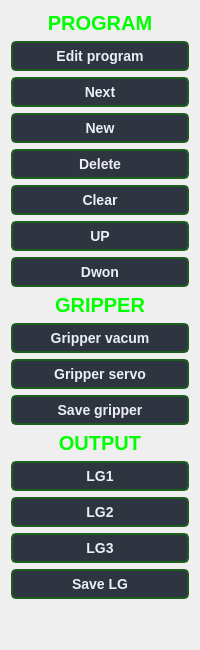
        <widget class="QFrame" name="frame_3">
         <property name="enabled">
          <bool>true</bool>
         </property>
         <property name="frameShape">
          <enum>QFrame::NoFrame</enum>
         </property>
         <property name="frameShadow">
          <enum>QFrame::Raised</enum>
         </property>
         <layout class="QVBoxLayout" name="verticalLayout_6">
          <item>
           <widget class="QLabel" name="label_8">
            <property name="font">
             <font>
              <pointsize>15</pointsize>
              <weight>75</weight>
              <italic>false</italic>
              <bold>true</bold>
              <underline>false</underline>
             </font>
            </property>
            <property name="styleSheet">
             <string notr="true">QLabel#label_8 {
    color: #00FF00; /* Mengubah warna teks menjadi putih */
}
</string>
            </property>
            <property name="text">
             <string>PROGRAM</string>
            </property>
            <property name="alignment">
             <set>Qt::AlignCenter</set>
            </property>
           </widget>
          </item>
          <item>
           <widget class="QPushButton" name="pushButton_edit">
            <property name="font">
             <font>
              <pointsize>-1</pointsize>
              <weight>75</weight>
              <bold>true</bold>
             </font>
            </property>
            <property name="styleSheet">
             <string notr="true">QPushButton {
    background-color: #2E3440; /* Warna latar belakang tombol */
    color: #ECEFF4; /* Warna teks */
    border: 2px solid #1B5E20; /* Warna border */
    border-radius: 5px; /* Sudut tombol yang melengkung */
    padding: 5px; /* Padding di dalam tombol */
    font-size: 14px; /* Ukuran font */
    font-weight: bold; /* Ketebalan font */
}

QPushButton:hover {
    background-color: #4C566A; /* Warna latar belakang saat hover */
    border: 2px solid #81A1C1; /* Warna border saat hover */
}

QPushButton:pressed {
    background-color: #81A1C1; /* Warna latar belakang saat ditekan */
    border: 2px solid #81A1C1; /* Warna border saat ditekan */
    color: #2E3440; /* Warna teks saat ditekan */
}

QPushButton:disabled {
    background-color: #3B4252; /* Warna latar belakang saat tombol dinonaktifkan */
    color: #7F8C9A; /* Warna teks saat tombol dinonaktifkan */
    border: 2px solid #3B4252; /* Warna border saat tombol dinonaktifkan */
}</string>
            </property>
            <property name="text">
             <string>Edit program</string>
            </property>
           </widget>
          </item>
          <item>
           <widget class="QPushButton" name="pushButton_next">
            <property name="font">
             <font>
              <pointsize>-1</pointsize>
              <weight>75</weight>
              <bold>true</bold>
             </font>
            </property>
            <property name="styleSheet">
             <string notr="true">QPushButton {
    background-color: #2E3440; /* Warna latar belakang tombol */
    color: #ECEFF4; /* Warna teks */
    border: 2px solid #1B5E20; /* Warna border */
    border-radius: 5px; /* Sudut tombol yang melengkung */
    padding: 5px; /* Padding di dalam tombol */
    font-size: 14px; /* Ukuran font */
    font-weight: bold; /* Ketebalan font */
}

QPushButton:hover {
    background-color: #4C566A; /* Warna latar belakang saat hover */
    border: 2px solid #81A1C1; /* Warna border saat hover */
}

QPushButton:pressed {
    background-color: #81A1C1; /* Warna latar belakang saat ditekan */
    border: 2px solid #81A1C1; /* Warna border saat ditekan */
    color: #2E3440; /* Warna teks saat ditekan */
}

QPushButton:disabled {
    background-color: #3B4252; /* Warna latar belakang saat tombol dinonaktifkan */
    color: #7F8C9A; /* Warna teks saat tombol dinonaktifkan */
    border: 2px solid #3B4252; /* Warna border saat tombol dinonaktifkan */
}</string>
            </property>
            <property name="text">
             <string>Next</string>
            </property>
           </widget>
          </item>
          <item>
           <widget class="QPushButton" name="pushButton_new">
            <property name="font">
             <font>
              <pointsize>-1</pointsize>
              <weight>75</weight>
              <bold>true</bold>
             </font>
            </property>
            <property name="styleSheet">
             <string notr="true">QPushButton {
    background-color: #2E3440; /* Warna latar belakang tombol */
    color: #ECEFF4; /* Warna teks */
    border: 2px solid #1B5E20; /* Warna border */
    border-radius: 5px; /* Sudut tombol yang melengkung */
    padding: 5px; /* Padding di dalam tombol */
    font-size: 14px; /* Ukuran font */
    font-weight: bold; /* Ketebalan font */
}

QPushButton:hover {
    background-color: #4C566A; /* Warna latar belakang saat hover */
    border: 2px solid #81A1C1; /* Warna border saat hover */
}

QPushButton:pressed {
    background-color: #81A1C1; /* Warna latar belakang saat ditekan */
    border: 2px solid #81A1C1; /* Warna border saat ditekan */
    color: #2E3440; /* Warna teks saat ditekan */
}

QPushButton:disabled {
    background-color: #3B4252; /* Warna latar belakang saat tombol dinonaktifkan */
    color: #7F8C9A; /* Warna teks saat tombol dinonaktifkan */
    border: 2px solid #3B4252; /* Warna border saat tombol dinonaktifkan */
}</string>
            </property>
            <property name="text">
             <string>New</string>
            </property>
           </widget>
          </item>
          <item>
           <widget class="QPushButton" name="pushButton_delete">
            <property name="font">
             <font>
              <pointsize>-1</pointsize>
              <weight>75</weight>
              <bold>true</bold>
             </font>
            </property>
            <property name="styleSheet">
             <string notr="true">QPushButton {
    background-color: #2E3440; /* Warna latar belakang tombol */
    color: #ECEFF4; /* Warna teks */
    border: 2px solid #1B5E20; /* Warna border */
    border-radius: 5px; /* Sudut tombol yang melengkung */
    padding: 5px; /* Padding di dalam tombol */
    font-size: 14px; /* Ukuran font */
    font-weight: bold; /* Ketebalan font */
}

QPushButton:hover {
    background-color: #4C566A; /* Warna latar belakang saat hover */
    border: 2px solid #81A1C1; /* Warna border saat hover */
}

QPushButton:pressed {
    background-color: #81A1C1; /* Warna latar belakang saat ditekan */
    border: 2px solid #81A1C1; /* Warna border saat ditekan */
    color: #2E3440; /* Warna teks saat ditekan */
}

QPushButton:disabled {
    background-color: #3B4252; /* Warna latar belakang saat tombol dinonaktifkan */
    color: #7F8C9A; /* Warna teks saat tombol dinonaktifkan */
    border: 2px solid #3B4252; /* Warna border saat tombol dinonaktifkan */
}</string>
            </property>
            <property name="text">
             <string>Delete</string>
            </property>
           </widget>
          </item>
          <item>
           <widget class="QPushButton" name="pushButton_clear">
            <property name="font">
             <font>
              <pointsize>-1</pointsize>
              <weight>75</weight>
              <bold>true</bold>
             </font>
            </property>
            <property name="styleSheet">
             <string notr="true">QPushButton {
    background-color: #2E3440; /* Warna latar belakang tombol */
    color: #ECEFF4; /* Warna teks */
    border: 2px solid #1B5E20; /* Warna border */
    border-radius: 5px; /* Sudut tombol yang melengkung */
    padding: 5px; /* Padding di dalam tombol */
    font-size: 14px; /* Ukuran font */
    font-weight: bold; /* Ketebalan font */
}

QPushButton:hover {
    background-color: #4C566A; /* Warna latar belakang saat hover */
    border: 2px solid #81A1C1; /* Warna border saat hover */
}

QPushButton:pressed {
    background-color: #81A1C1; /* Warna latar belakang saat ditekan */
    border: 2px solid #81A1C1; /* Warna border saat ditekan */
    color: #2E3440; /* Warna teks saat ditekan */
}

QPushButton:disabled {
    background-color: #3B4252; /* Warna latar belakang saat tombol dinonaktifkan */
    color: #7F8C9A; /* Warna teks saat tombol dinonaktifkan */
    border: 2px solid #3B4252; /* Warna border saat tombol dinonaktifkan */
}</string>
            </property>
            <property name="text">
             <string>Clear</string>
            </property>
           </widget>
          </item>
          <item>
           <widget class="QPushButton" name="pushButton_up">
            <property name="font">
             <font>
              <pointsize>-1</pointsize>
              <weight>75</weight>
              <bold>true</bold>
             </font>
            </property>
            <property name="styleSheet">
             <string notr="true">QPushButton {
    background-color: #2E3440; /* Warna latar belakang tombol */
    color: #ECEFF4; /* Warna teks */
    border: 2px solid #1B5E20; /* Warna border */
    border-radius: 5px; /* Sudut tombol yang melengkung */
    padding: 5px; /* Padding di dalam tombol */
    font-size: 14px; /* Ukuran font */
    font-weight: bold; /* Ketebalan font */
}

QPushButton:hover {
    background-color: #4C566A; /* Warna latar belakang saat hover */
    border: 2px solid #81A1C1; /* Warna border saat hover */
}

QPushButton:pressed {
    background-color: #81A1C1; /* Warna latar belakang saat ditekan */
    border: 2px solid #81A1C1; /* Warna border saat ditekan */
    color: #2E3440; /* Warna teks saat ditekan */
}

QPushButton:disabled {
    background-color: #3B4252; /* Warna latar belakang saat tombol dinonaktifkan */
    color: #7F8C9A; /* Warna teks saat tombol dinonaktifkan */
    border: 2px solid #3B4252; /* Warna border saat tombol dinonaktifkan */
}</string>
            </property>
            <property name="text">
             <string>UP</string>
            </property>
           </widget>
          </item>
          <item>
           <widget class="QPushButton" name="pushButton_dwon">
            <property name="font">
             <font>
              <pointsize>-1</pointsize>
              <weight>75</weight>
              <bold>true</bold>
             </font>
            </property>
            <property name="styleSheet">
             <string notr="true">QPushButton {
    background-color: #2E3440; /* Warna latar belakang tombol */
    color: #ECEFF4; /* Warna teks */
    border: 2px solid #1B5E20; /* Warna border */
    border-radius: 5px; /* Sudut tombol yang melengkung */
    padding: 5px; /* Padding di dalam tombol */
    font-size: 14px; /* Ukuran font */
    font-weight: bold; /* Ketebalan font */
}

QPushButton:hover {
    background-color: #4C566A; /* Warna latar belakang saat hover */
    border: 2px solid #81A1C1; /* Warna border saat hover */
}

QPushButton:pressed {
    background-color: #81A1C1; /* Warna latar belakang saat ditekan */
    border: 2px solid #81A1C1; /* Warna border saat ditekan */
    color: #2E3440; /* Warna teks saat ditekan */
}

QPushButton:disabled {
    background-color: #3B4252; /* Warna latar belakang saat tombol dinonaktifkan */
    color: #7F8C9A; /* Warna teks saat tombol dinonaktifkan */
    border: 2px solid #3B4252; /* Warna border saat tombol dinonaktifkan */
}</string>
            </property>
            <property name="text">
             <string>Dwon</string>
            </property>
           </widget>
          </item>
          <item>
           <widget class="QLabel" name="label_9">
            <property name="font">
             <font>
              <pointsize>15</pointsize>
              <weight>75</weight>
              <bold>true</bold>
              <underline>false</underline>
             </font>
            </property>
            <property name="styleSheet">
             <string notr="true">QLabel#label_9 {
    color: #00FF00; /* Mengubah warna teks menjadi putih */
}
</string>
            </property>
            <property name="text">
             <string>GRIPPER</string>
            </property>
            <property name="alignment">
             <set>Qt::AlignCenter</set>
            </property>
           </widget>
          </item>
          <item>
           <widget class="QPushButton" name="pushButton_gripper_vacum">
            <property name="font">
             <font>
              <pointsize>-1</pointsize>
              <weight>75</weight>
              <bold>true</bold>
             </font>
            </property>
            <property name="styleSheet">
             <string notr="true">QPushButton {
    background-color: #2E3440; /* Warna latar belakang tombol */
    color: #ECEFF4; /* Warna teks */
    border: 2px solid #1B5E20; /* Warna border */
    border-radius: 5px; /* Sudut tombol yang melengkung */
    padding: 5px; /* Padding di dalam tombol */
    font-size: 14px; /* Ukuran font */
    font-weight: bold; /* Ketebalan font */
}

QPushButton:hover {
    background-color: #4C566A; /* Warna latar belakang saat hover */
    border: 2px solid #81A1C1; /* Warna border saat hover */
}

QPushButton:pressed {
    background-color: #81A1C1; /* Warna latar belakang saat ditekan */
    border: 2px solid #81A1C1; /* Warna border saat ditekan */
    color: #2E3440; /* Warna teks saat ditekan */
}

QPushButton:disabled {
    background-color: #3B4252; /* Warna latar belakang saat tombol dinonaktifkan */
    color: #7F8C9A; /* Warna teks saat tombol dinonaktifkan */
    border: 2px solid #3B4252; /* Warna border saat tombol dinonaktifkan */
}</string>
            </property>
            <property name="text">
             <string>Gripper vacum</string>
            </property>
           </widget>
          </item>
          <item>
           <widget class="QPushButton" name="pushButton_gripper_servo">
            <property name="font">
             <font>
              <pointsize>-1</pointsize>
              <weight>75</weight>
              <bold>true</bold>
             </font>
            </property>
            <property name="styleSheet">
             <string notr="true">QPushButton {
    background-color: #2E3440; /* Warna latar belakang tombol */
    color: #ECEFF4; /* Warna teks */
    border: 2px solid #1B5E20; /* Warna border */
    border-radius: 5px; /* Sudut tombol yang melengkung */
    padding: 5px; /* Padding di dalam tombol */
    font-size: 14px; /* Ukuran font */
    font-weight: bold; /* Ketebalan font */
}

QPushButton:hover {
    background-color: #4C566A; /* Warna latar belakang saat hover */
    border: 2px solid #81A1C1; /* Warna border saat hover */
}

QPushButton:pressed {
    background-color: #81A1C1; /* Warna latar belakang saat ditekan */
    border: 2px solid #81A1C1; /* Warna border saat ditekan */
    color: #2E3440; /* Warna teks saat ditekan */
}

QPushButton:disabled {
    background-color: #3B4252; /* Warna latar belakang saat tombol dinonaktifkan */
    color: #7F8C9A; /* Warna teks saat tombol dinonaktifkan */
    border: 2px solid #3B4252; /* Warna border saat tombol dinonaktifkan */
}</string>
            </property>
            <property name="text">
             <string>Gripper servo</string>
            </property>
           </widget>
          </item>
          <item>
           <widget class="QPushButton" name="pushButton_save_servo">
            <property name="font">
             <font>
              <pointsize>-1</pointsize>
              <weight>75</weight>
              <bold>true</bold>
             </font>
            </property>
            <property name="styleSheet">
             <string notr="true">QPushButton {
    background-color: #2E3440; /* Warna latar belakang tombol */
    color: #ECEFF4; /* Warna teks */
    border: 2px solid #1B5E20; /* Warna border */
    border-radius: 5px; /* Sudut tombol yang melengkung */
    padding: 5px; /* Padding di dalam tombol */
    font-size: 14px; /* Ukuran font */
    font-weight: bold; /* Ketebalan font */
}

QPushButton:hover {
    background-color: #4C566A; /* Warna latar belakang saat hover */
    border: 2px solid #81A1C1; /* Warna border saat hover */
}

QPushButton:pressed {
    background-color: #81A1C1; /* Warna latar belakang saat ditekan */
    border: 2px solid #81A1C1; /* Warna border saat ditekan */
    color: #2E3440; /* Warna teks saat ditekan */
}

QPushButton:disabled {
    background-color: #3B4252; /* Warna latar belakang saat tombol dinonaktifkan */
    color: #7F8C9A; /* Warna teks saat tombol dinonaktifkan */
    border: 2px solid #3B4252; /* Warna border saat tombol dinonaktifkan */
}</string>
            </property>
            <property name="text">
             <string>Save gripper</string>
            </property>
           </widget>
          </item>
          <item>
           <widget class="QLabel" name="label_10">
            <property name="font">
             <font>
              <pointsize>15</pointsize>
              <weight>75</weight>
              <bold>true</bold>
              <underline>false</underline>
             </font>
            </property>
            <property name="styleSheet">
             <string notr="true">QLabel#label_10 {
    color: #00FF00; /* Mengubah warna teks menjadi putih */
}
</string>
            </property>
            <property name="text">
             <string>OUTPUT</string>
            </property>
            <property name="alignment">
             <set>Qt::AlignCenter</set>
            </property>
           </widget>
          </item>
          <item>
           <widget class="QPushButton" name="pushButton_LG1">
            <property name="font">
             <font>
              <pointsize>-1</pointsize>
              <weight>75</weight>
              <bold>true</bold>
             </font>
            </property>
            <property name="styleSheet">
             <string notr="true">QPushButton {
    background-color: #2E3440; /* Warna latar belakang tombol */
    color: #ECEFF4; /* Warna teks */
    border: 2px solid #1B5E20; /* Warna border */
    border-radius: 5px; /* Sudut tombol yang melengkung */
    padding: 5px; /* Padding di dalam tombol */
    font-size: 14px; /* Ukuran font */
    font-weight: bold; /* Ketebalan font */
}

QPushButton:hover {
    background-color: #4C566A; /* Warna latar belakang saat hover */
    border: 2px solid #81A1C1; /* Warna border saat hover */
}

QPushButton:pressed {
    background-color: #81A1C1; /* Warna latar belakang saat ditekan */
    border: 2px solid #81A1C1; /* Warna border saat ditekan */
    color: #2E3440; /* Warna teks saat ditekan */
}

QPushButton:disabled {
    background-color: #3B4252; /* Warna latar belakang saat tombol dinonaktifkan */
    color: #7F8C9A; /* Warna teks saat tombol dinonaktifkan */
    border: 2px solid #3B4252; /* Warna border saat tombol dinonaktifkan */
}</string>
            </property>
            <property name="text">
             <string>LG1</string>
            </property>
           </widget>
          </item>
          <item>
           <widget class="QPushButton" name="pushButton_LG2">
            <property name="font">
             <font>
              <pointsize>-1</pointsize>
              <weight>75</weight>
              <bold>true</bold>
             </font>
            </property>
            <property name="styleSheet">
             <string notr="true">QPushButton {
    background-color: #2E3440; /* Warna latar belakang tombol */
    color: #ECEFF4; /* Warna teks */
    border: 2px solid #1B5E20; /* Warna border */
    border-radius: 5px; /* Sudut tombol yang melengkung */
    padding: 5px; /* Padding di dalam tombol */
    font-size: 14px; /* Ukuran font */
    font-weight: bold; /* Ketebalan font */
}

QPushButton:hover {
    background-color: #4C566A; /* Warna latar belakang saat hover */
    border: 2px solid #81A1C1; /* Warna border saat hover */
}

QPushButton:pressed {
    background-color: #81A1C1; /* Warna latar belakang saat ditekan */
    border: 2px solid #81A1C1; /* Warna border saat ditekan */
    color: #2E3440; /* Warna teks saat ditekan */
}

QPushButton:disabled {
    background-color: #3B4252; /* Warna latar belakang saat tombol dinonaktifkan */
    color: #7F8C9A; /* Warna teks saat tombol dinonaktifkan */
    border: 2px solid #3B4252; /* Warna border saat tombol dinonaktifkan */
}</string>
            </property>
            <property name="text">
             <string>LG2</string>
            </property>
           </widget>
          </item>
          <item>
           <widget class="QPushButton" name="pushButton_LG3">
            <property name="font">
             <font>
              <pointsize>-1</pointsize>
              <weight>75</weight>
              <bold>true</bold>
             </font>
            </property>
            <property name="styleSheet">
             <string notr="true">QPushButton {
    background-color: #2E3440; /* Warna latar belakang tombol */
    color: #ECEFF4; /* Warna teks */
    border: 2px solid #1B5E20; /* Warna border */
    border-radius: 5px; /* Sudut tombol yang melengkung */
    padding: 5px; /* Padding di dalam tombol */
    font-size: 14px; /* Ukuran font */
    font-weight: bold; /* Ketebalan font */
}

QPushButton:hover {
    background-color: #4C566A; /* Warna latar belakang saat hover */
    border: 2px solid #81A1C1; /* Warna border saat hover */
}

QPushButton:pressed {
    background-color: #81A1C1; /* Warna latar belakang saat ditekan */
    border: 2px solid #81A1C1; /* Warna border saat ditekan */
    color: #2E3440; /* Warna teks saat ditekan */
}

QPushButton:disabled {
    background-color: #3B4252; /* Warna latar belakang saat tombol dinonaktifkan */
    color: #7F8C9A; /* Warna teks saat tombol dinonaktifkan */
    border: 2px solid #3B4252; /* Warna border saat tombol dinonaktifkan */
}</string>
            </property>
            <property name="text">
             <string>LG3</string>
            </property>
           </widget>
          </item>
          <item>
           <widget class="QPushButton" name="pushButton_save_LG">
            <property name="font">
             <font>
              <pointsize>-1</pointsize>
              <weight>75</weight>
              <bold>true</bold>
             </font>
            </property>
            <property name="styleSheet">
             <string notr="true">QPushButton {
    background-color: #2E3440; /* Warna latar belakang tombol */
    color: #ECEFF4; /* Warna teks */
    border: 2px solid #1B5E20; /* Warna border */
    border-radius: 5px; /* Sudut tombol yang melengkung */
    padding: 5px; /* Padding di dalam tombol */
    font-size: 14px; /* Ukuran font */
    font-weight: bold; /* Ketebalan font */
}

QPushButton:hover {
    background-color: #4C566A; /* Warna latar belakang saat hover */
    border: 2px solid #81A1C1; /* Warna border saat hover */
}

QPushButton:pressed {
    background-color: #81A1C1; /* Warna latar belakang saat ditekan */
    border: 2px solid #81A1C1; /* Warna border saat ditekan */
    color: #2E3440; /* Warna teks saat ditekan */
}

QPushButton:disabled {
    background-color: #3B4252; /* Warna latar belakang saat tombol dinonaktifkan */
    color: #7F8C9A; /* Warna teks saat tombol dinonaktifkan */
    border: 2px solid #3B4252; /* Warna border saat tombol dinonaktifkan */
}</string>
            </property>
            <property name="text">
             <string>Save LG</string>
            </property>
           </widget>
          </item>
          <item>
           <spacer name="verticalSpacer_2">
            <property name="orientation">
             <enum>Qt::Vertical</enum>
            </property>
            <property name="sizeHint" stdset="0">
             <size>
              <width>20</width>
              <height>40</height>
             </size>
            </property>
           </spacer>
          </item>
         </layout>
        </widget>
